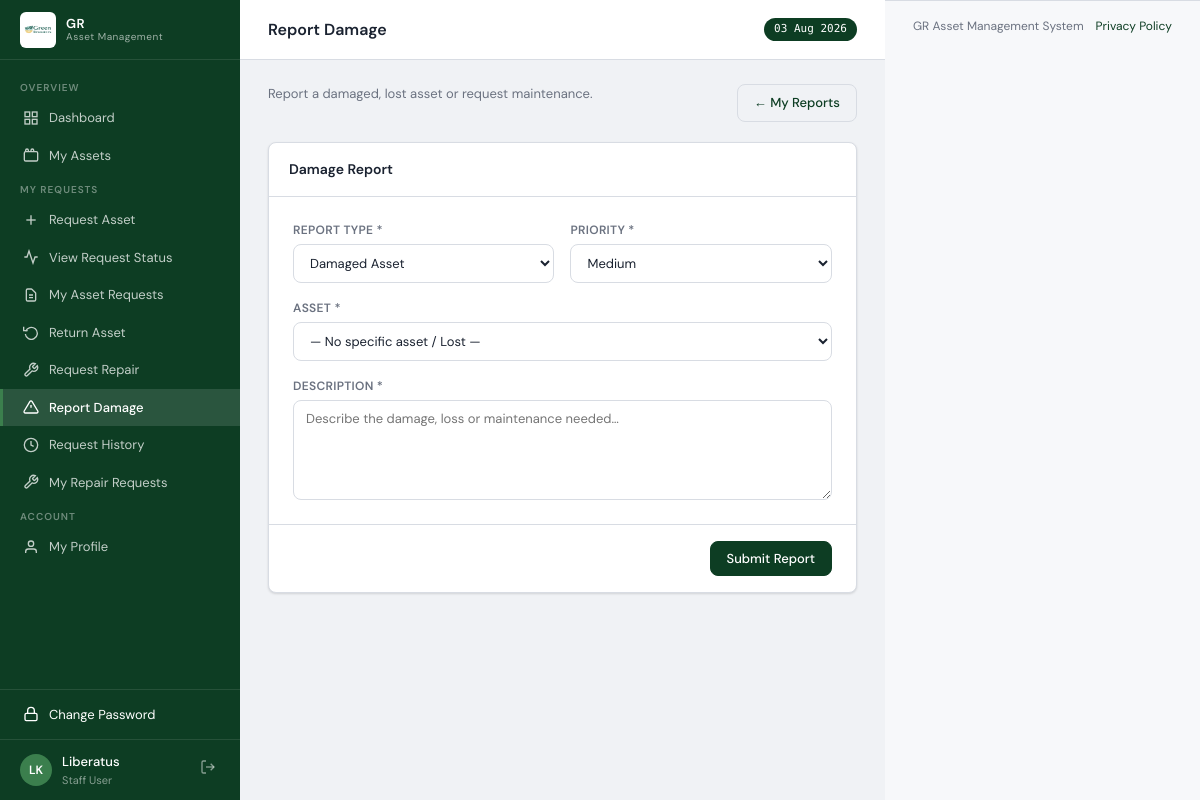
The page /requests/damage-reports/new (signed in) on the database its author committed.
### models.py (models this page shows, shortened)
class User(UserMixin, db.Model):
    __tablename__ = 'users'
    id            = db.Column(db.Integer, primary_key=True)
    username      = db.Column(db.String(80),  unique=True, nullable=False)
    password_hash = db.Column(db.String(256), nullable=False)
    name          = db.Column(db.String(150), nullable=False)
    email         = db.Column(db.String(150))
    department    = db.Column(db.String(100))
    project_id    = db.Column(db.Integer, db.ForeignKey('projects.id'))
    role          = db.Column(db.String(20),  nullable=False, default='user')
    status        = db.Column(db.String(20),  nullable=False, default='active')
    force_password_change = db.Column(db.Boolean, nullable=False, default=False)
    created_at    = db.Column(db.DateTime,    default=datetime.utcnow)
    assigned_assets = db.relationship('Asset', foreign_keys='Asset.assigned_to_id',
                                      backref='assigned_user', lazy='dynamic')
    project         = db.relationship('Project', backref='users')
    return_records  = db.relationship('ReturnRecord', backref='user',
                                      foreign_keys='ReturnRecord.user_id', lazy='dynamic')
    @property
    def initials(self):
        p = self.name.split()
        return ''.join(x[0] for x in p[:2]).upper()
    session_token = db.Column(db.String(128), nullable=True)
    last_login_at = db.Column(db.DateTime)
    last_login_ip = db.Column(db.String(100))
    @property
    def role_label(self):
        from models import Role
        role = Role.query.filter_by(name=self.role).first()
        if role:
            return role.label
        return {'admin':'Administrator','finance':'Finance Officer','user':'Staff User'}.get(self.role, self.role)

class Role(db.Model):
    __tablename__ = 'roles'
    id          = db.Column(db.Integer, primary_key=True)
    name        = db.Column(db.String(50), unique=True, nullable=False)
    label       = db.Column(db.String(100), nullable=False)
    description = db.Column(db.Text)
    created_at  = db.Column(db.DateTime, default=datetime.utcnow)

### routes/requests.py (the view, shortened to what this page needs)
@requests_bp.route('/damage-reports/new', methods=['GET', 'POST'])
@login_required
def new_damage_report():
    assets = Asset.query.filter_by(
        assigned_to_id=current_user.id, status='active'
    ).order_by(Asset.name).all()
    return render_template('requests/new_damage_report.html',
                           assets=assets, report_types=DAMAGE_TYPES, priorities=PRIORITIES)

### models.py (called while the page is built)
@login_manager.user_loader
def load_user(uid):
    return User.query.get(int(uid))

### routes/auth.py (called while the page is built, shortened)
@auth_bp.before_app_request
def _protect_session_token():
    if current_user.is_authenticated:
        token = session.get('session_token')
        if token:
            if current_user.session_token and token != current_user.session_token:
                logout_user()
                session.pop('session_token', None)

### templates/requests/new_damage_report.html (shortened to what this page needs)
{% extends 'base.html' %}
{% block page_title %}Report Damage{% endblock %}
{% block content %}
<div class="page-title">
  <div class="page-title-text"><p>Report a damaged, lost asset or request maintenance.</p></div>
  <a href="{{ url_for('requests.damage_reports') }}" class="btn btn-outline">← My Reports</a>
</div>
<form method="POST" style="max-width:700px">
  <div class="card">
    <div class="card-header"><h2>Damage Report</h2></div>
    <div style="padding:24px">
      <div class="form-grid form-grid-2">
        <div class="form-group">
          <label>Report Type *</label>
          <select name="report_type" required>
            {% for val, label in report_types %}<option value="{{ val }}">{{ label }}</option>{% endfor %}
          </select>
        </div>
        <div class="form-group">
          <label>Priority *</label>
          <select name="priority" required>
            {% for val, label in priorities %}<option value="{{ val }}" {% if val == 'medium' %}selected{% endif %}>{{ label }}</option>{% endfor %}
          </select>
        </div>
        <div class="form-group" style="grid-column:1/-1">
          <label>Asset {% if assets %}*{% else %}(optional for lost items){% endif %}</label>
          <select name="asset_id" {% if assets %}required{% endif %}>
            <option value="">— No specific asset / Lost —</option>
          </select>
        </div>
        <div class="form-group" style="grid-column:1/-1">
          <label>Description *</label>
          <textarea name="description" required placeholder="Describe the damage, loss or maintenance needed…" style="min-height:100px"></textarea>
        </div>
      </div>
    </div>
    <div style="padding:16px 24px;border-top:1px solid var(--border);display:flex;justify-content:flex-end;gap:10px">
      <button type="submit" class="btn btn-primary">Submit Report</button>
    </div>
  </div>
</form>
{% endblock %}

### templates/base.html (shortened to what this page needs)
<!DOCTYPE html>
<html lang="en" data-app-build="2026-07-08-staff-portal">
<head>
</head>
<body>
<div id="app">
  <div id="sidebar">
    <div class="sidebar-logo">
      <img src="{{ url_for('static', filename='img/GR.jpg') }}"
           alt="GR Logo"
           style="width:36px;height:36px;object-fit:contain;border-radius:6px;flex-shrink:0;background:#fff;padding:2px;">
      <div class="logo-text">GR<div class="logo-sub">Asset Management</div></div>
    </div>
    <nav class="sidebar-nav">
      <div class="nav-section">Overview</div>
      <a href="{{ url_for('main.dashboard') }}" class="nav-item {% if request.endpoint == 'main.dashboard' %}active{% endif %}">
        <svg viewBox="0 0 24 24" fill="none" stroke="currentColor" stroke-width="2"><rect x="3" y="3" width="7" height="7"/><rect x="14" y="3" width="7" height="7"/><rect x="14" y="14" width="7" height="7"/><rect x="3" y="14" width="7" height="7"/></svg>
        Dashboard
      </a>
      <a href="{{ url_for('assets.index') }}" class="nav-item {% if request.endpoint in ('assets.index', 'assets.detail') %}active{% endif %}">
        <svg viewBox="0 0 24 24" fill="none" stroke="currentColor" stroke-width="2"><rect x="2" y="7" width="20" height="14" rx="2"/><path d="M16 7V5a2 2 0 0 0-4 0v2"/><path d="M8 7V5a2 2 0 0 0-4 0v2"/></svg>
        {% if is_staff_portal %}My Assets{% else %}All Assets{% endif %}
      </a>
      {% if is_staff_portal %}
      <div class="nav-section">My Requests</div>
      <a href="{{ url_for('requests.new_asset_request') }}" class="nav-item {% if request.endpoint == 'requests.new_asset_request' %}active{% endif %}">
        <svg viewBox="0 0 24 24" fill="none" stroke="currentColor" stroke-width="2"><line x1="12" y1="5" x2="12" y2="19"/><line x1="5" y1="12" x2="19" y2="12"/></svg>
        Request Asset
      </a>
      <a href="{{ url_for('requests.request_status') }}" class="nav-item {% if request.endpoint == 'requests.request_status' %}active{% endif %}">
        <svg viewBox="0 0 24 24" fill="none" stroke="currentColor" stroke-width="2"><polyline points="22 12 18 12 15 21 9 3 6 12 2 12"/></svg>
        View Request Status
      </a>
      <a href="{{ url_for('requests.asset_requests') }}" class="nav-item {% if request.endpoint == 'requests.asset_requests' and not request.args.get('review') %}active{% endif %}">
        <svg viewBox="0 0 24 24" fill="none" stroke="currentColor" stroke-width="2"><path d="M9 12h6m-6 4h6m2 5H7a2 2 0 0 1-2-2V5a2 2 0 0 1 2-2h5.586a1 1 0 0 1 .707.293l5.414 5.414a1 1 0 0 1 .293.707V19a2 2 0 0 1-2 2z"/></svg>
        My Asset Requests
      </a>
      <a href="{{ url_for('requests.return_asset_picker') }}" class="nav-item {% if request.endpoint in ('requests.return_asset_picker', 'requests.new_return_request') %}active{% endif %}">
        <svg viewBox="0 0 24 24" fill="none" stroke="currentColor" stroke-width="2"><polyline points="1 4 1 10 7 10"/><path d="M3.51 15a9 9 0 1 0 .49-4"/></svg>
        Return Asset
      </a>
      <a href="{{ url_for('requests.new_repair_request') }}" class="nav-item {% if request.endpoint == 'requests.new_repair_request' %}active{% endif %}">
        <svg viewBox="0 0 24 24" fill="none" stroke="currentColor" stroke-width="2"><path d="M14.7 6.3a1 1 0 0 0 0 1.4l1.6 1.6a1 1 0 0 0 1.4 0l3.77-3.77a6 6 0 0 1-7.94 7.94l-6.91 6.91a2.12 2.12 0 0 1-3-3l6.91-6.91a6 6 0 0 1 7.94-7.94l-3.76 3.76z"/></svg>
        Request Repair
      </a>
      <a href="{{ url_for('requests.new_damage_report') }}" class="nav-item {% if request.endpoint == 'requests.new_damage_report' %}active{% endif %}">
        <svg viewBox="0 0 24 24" fill="none" stroke="currentColor" stroke-width="2"><path d="M10.29 3.86L1.82 18a2 2 0 0 0 1.71 3h16.94a2 2 0 0 0 1.71-3L13.71 3.86a2 2 0 0 0-3.42 0z"/><line x1="12" y1="9" x2="12" y2="13"/><line x1="12" y1="17" x2="12.01" y2="17"/></svg>
        Report Damage
      </a>
      <a href="{{ url_for('requests.request_history') }}" class="nav-item {% if request.endpoint == 'requests.request_history' %}active{% endif %}">
        <svg viewBox="0 0 24 24" fill="none" stroke="currentColor" stroke-width="2"><circle cx="12" cy="12" r="10"/><polyline points="12 6 12 12 16 14"/></svg>
        Request History
      </a>
      <a href="{{ url_for('requests.repair_requests') }}" class="nav-item {% if request.endpoint == 'requests.repair_requests' and not request.args.get('review') %}active{% endif %}">
        <svg viewBox="0 0 24 24" fill="none" stroke="currentColor" stroke-width="2"><path d="M14.7 6.3a1 1 0 0 0 0 1.4l1.6 1.6a1 1 0 0 0 1.4 0l3.77-3.77a6 6 0 0 1-7.94 7.94l-6.91 6.91a2.12 2.12 0 0 1-3-3l6.91-6.91a6 6 0 0 1 7.94-7.94l-3.76 3.76z"/></svg>
        My Repair Requests
      </a>
      {% endif %}
      {% if is_staff_portal %}
      <div class="nav-section">Account</div>
      <a href="{{ url_for('main.profile') }}" class="nav-item {% if request.endpoint == 'main.profile' %}active{% endif %}">
        <svg viewBox="0 0 24 24" fill="none" stroke="currentColor" stroke-width="2"><path d="M20 21v-2a4 4 0 0 0-4-4H8a4 4 0 0 0-4 4v2"/><circle cx="12" cy="7" r="4"/></svg>
        My Profile
      </a>
      {% endif %}
    </nav>
    <div style="border-top:1px solid rgba(255,255,255,.1);padding:6px 0">
      <a href="{{ url_for('main.change_password') }}"
         class="nav-item {% if request.endpoint == 'main.change_password' %}active{% endif %}" style="opacity:1">
        <svg viewBox="0 0 24 24" fill="none" stroke="currentColor" stroke-width="2"><rect x="3" y="11" width="18" height="11" rx="2"/><path d="M7 11V7a5 5 0 0 1 10 0v4"/></svg>
        Change Password
      </a>
    </div>
    <div class="sidebar-user">
      <div class="user-avatar">{{ current_user.initials }}</div>
      <div class="user-info">
        <div class="uname">{{ current_user.name.split()[0] }}</div>
        <div class="urole">{{ current_user.role_label }}</div>
      </div>
      <a href="{{ url_for('auth.logout') }}" class="btn-logout" title="Sign out">
        <svg viewBox="0 0 24 24" fill="none" stroke="currentColor" stroke-width="2" width="16" height="16"><path d="M9 21H5a2 2 0 0 1-2-2V5a2 2 0 0 1 2-2h4"/><polyline points="16 17 21 12 16 7"/><line x1="21" y1="12" x2="9" y2="12"/></svg>
      </a>
    </div>
  </div>
  <div id="main">
    <div id="topbar">
      <h1>{% block page_title %}Dashboard{% endblock %}</h1>
      <span class="topbar-badge">{{ now.strftime('%d %b %Y') }}</span>
    </div>
    <div id="content">
      {% block content %}{% endblock %}
    </div>
  </div>
  <footer style="padding:16px 28px; background:var(--surface2); border-top:1px solid var(--border); font-size:12px; color:var(--text-muted);">
    <div style="display:flex;flex-wrap:wrap;gap:12px;justify-content:space-between; align-items:center;">
      <span>GR Asset Management System</span>
      <a href="{{ privacy_policy_url }}" style="color:var(--primary);text-decoration:none;">Privacy Policy</a>
    </div>
  </footer>
</div>
</body>
</html>

### templates/base.html (style rules this page uses)
:root { --primary:#0d3d23;--primary-light:#196b36;--accent:#3b7f4d;--accent-light:#7ecc8c;--success:#1a7a4a;--danger:#b83232;--warning:#c87a00;--bg:#f0f2f5;--surface:#fff;--surface2:#f7f8fa;--border:#d8dce3;--text:#1a2230;--text-muted:#6b7280;--sidebar-w:240px;--header-h:60px;--radius:8px;--shadow:0 1px 3px rgba(0,0,0,.08),0 1px 2px rgba(0,0,0,.06);--shadow-md:0 4px 16px rgba(0,0,0,.12) }
* { box-sizing:border-box;margin:0;padding:0 }
body { font-family:'DM Sans',sans-serif;background:var(--bg);color:var(--text);font-size:14px;line-height:1.5;min-height:100vh }
a { color:inherit;text-decoration:none }
#app { display:flex;min-height:100vh }
#sidebar { width:var(--sidebar-w);background:var(--primary);color:#fff;position:fixed;top:0;left:0;bottom:0;display:flex;flex-direction:column;z-index:100;overflow-y:auto }
.sidebar-logo { padding:0 20px;height:var(--header-h);display:flex;align-items:center;gap:10px;border-bottom:1px solid rgba(255,255,255,.1);flex-shrink:0 }
.logo-text { font-size:13px;font-weight:600;letter-spacing:.5px;line-height:1.2 }
.logo-sub { font-size:10px;opacity:.6;font-weight:400 }
.sidebar-nav { padding:12px 0;flex:1 }
.nav-section { padding:8px 20px 4px;font-size:10px;text-transform:uppercase;letter-spacing:1px;opacity:.4;font-weight:600 }
.nav-item { display:flex;align-items:center;gap:10px;padding:9px 20px;transition:background .15s;font-size:13px;opacity:.75;border-left:3px solid transparent }
.nav-item.active { background:rgba(255,255,255,.12);opacity:1;border-left-color:var(--accent);font-weight:500 }
.nav-item svg { width:16px;height:16px;flex-shrink:0 }
.sidebar-user { padding:12px 20px;border-top:1px solid rgba(255,255,255,.1);display:flex;align-items:center;gap:10px;flex-shrink:0 }
.user-avatar { width:32px;height:32px;border-radius:50%;background:var(--accent);display:flex;align-items:center;justify-content:center;font-size:12px;font-weight:600;color:#fff;flex-shrink:0 }
.user-info .uname { font-size:13px;font-weight:500 }
.user-info .urole { font-size:11px;opacity:.5 }
.btn-logout { margin-left:auto;background:none;border:none;color:rgba(255,255,255,.5);cursor:pointer;padding:4px;border-radius:4px;transition:color .15s }
#main { margin-left:var(--sidebar-w);flex:1;display:flex;flex-direction:column }
#topbar { height:var(--header-h);background:var(--surface);border-bottom:1px solid var(--border);display:flex;align-items:center;padding:0 28px;gap:16px;position:sticky;top:0;z-index:50 }
#topbar h1 { font-size:16px;font-weight:600;flex:1 }
.topbar-badge { background:var(--primary);color:#fff;font-size:11px;padding:3px 10px;border-radius:20px;font-weight:500;font-family:'DM Mono',monospace }
#content { padding:24px 28px;flex:1 }
.btn { display:inline-flex;align-items:center;gap:6px;padding:8px 16px;border-radius:var(--radius);font-size:13px;font-weight:500;font-family:inherit;cursor:pointer;border:1px solid transparent;transition:all .15s;white-space:nowrap }
.btn-primary { background:var(--primary);color:#fff;border-color:var(--primary) }
.btn-outline { background:transparent;color:var(--primary);border-color:var(--border) }
.card { background:var(--surface);border:1px solid var(--border);border-radius:var(--radius);box-shadow:var(--shadow);margin-bottom:20px }
.card-header { padding:16px 20px;border-bottom:1px solid var(--border);display:flex;align-items:center;gap:12px }
.card-header h2 { font-size:14px;font-weight:600;flex:1 }
.form-grid { display:grid;gap:16px }
.form-grid-2 { grid-template-columns:1fr 1fr }
.form-group { display:flex;flex-direction:column;gap:5px }
.form-group label { font-size:12px;font-weight:600;color:var(--text-muted);text-transform:uppercase;letter-spacing:.3px }
.form-group input,.form-group select,.form-group textarea { padding:9px 12px;border:1px solid var(--border);border-radius:var(--radius);font-family:inherit;font-size:13px;color:var(--text);background:var(--surface);transition:border-color .15s;outline:none }
.form-group textarea { resize:vertical;min-height:80px }
.page-title { margin-bottom:20px;display:flex;align-items:flex-start;gap:12px }
.page-title-text { flex:1 }
.page-title-text p { font-size:13px;color:var(--text-muted);margin:0 }

### rows shown on the page
User: initials "LK", name "Liberatus", role_label "Staff User"

### other values the page prints
{{ now.strftime('%d %b %Y') }} "03 Aug 2026"
form field report_type "Damaged Asset"
form field priority "Medium"
